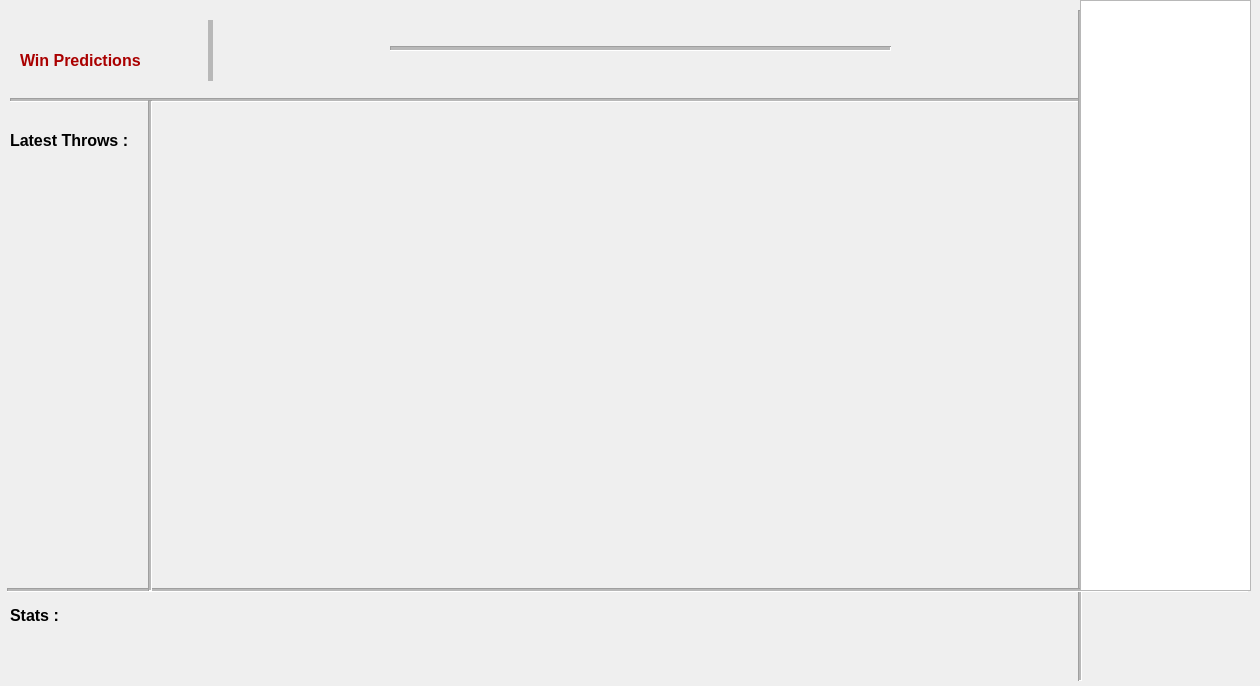
<?xml version="1.0" encoding="UTF-8"?>
<ui version="4.0">
 <class>AudienceView</class>
 <widget class="QDialog" name="AudienceView">
  <property name="geometry">
   <rect>
    <x>0</x>
    <y>0</y>
    <width>1260</width>
    <height>686</height>
   </rect>
  </property>
  <property name="windowTitle">
   <string>Dialog</string>
  </property>
  <widget class="Line" name="line">
   <property name="geometry">
    <rect>
     <x>10</x>
     <y>90</y>
     <width>1071</width>
     <height>20</height>
    </rect>
   </property>
   <property name="midLineWidth">
    <number>2</number>
   </property>
   <property name="orientation">
    <enum>Qt::Horizontal</enum>
   </property>
  </widget>
  <widget class="Line" name="line_2">
   <property name="geometry">
    <rect>
     <x>1070</x>
     <y>10</y>
     <width>20</width>
     <height>671</height>
    </rect>
   </property>
   <property name="midLineWidth">
    <number>2</number>
   </property>
   <property name="orientation">
    <enum>Qt::Vertical</enum>
   </property>
  </widget>
  <widget class="Line" name="line_3">
   <property name="geometry">
    <rect>
     <x>7</x>
     <y>580</y>
     <width>1241</width>
     <height>20</height>
    </rect>
   </property>
   <property name="midLineWidth">
    <number>2</number>
   </property>
   <property name="orientation">
    <enum>Qt::Horizontal</enum>
   </property>
  </widget>
  <widget class="QLabel" name="label">
   <property name="geometry">
    <rect>
     <x>20</x>
     <y>40</y>
     <width>261</width>
     <height>41</height>
    </rect>
   </property>
   <property name="text">
    <string>&lt;html&gt;&lt;head/&gt;&lt;body&gt;&lt;p&gt;&lt;span style=&quot; font-size:12pt; font-weight:600; color:#aa0000;&quot;&gt;Win Predictions&lt;/span&gt;&lt;/p&gt;&lt;/body&gt;&lt;/html&gt;</string>
   </property>
  </widget>
  <widget class="Line" name="line_4">
   <property name="geometry">
    <rect>
     <x>200</x>
     <y>20</y>
     <width>21</width>
     <height>61</height>
    </rect>
   </property>
   <property name="lineWidth">
    <number>0</number>
   </property>
   <property name="midLineWidth">
    <number>5</number>
   </property>
   <property name="orientation">
    <enum>Qt::Vertical</enum>
   </property>
  </widget>
  <widget class="Line" name="line_5">
   <property name="geometry">
    <rect>
     <x>390</x>
     <y>40</y>
     <width>501</width>
     <height>16</height>
    </rect>
   </property>
   <property name="midLineWidth">
    <number>3</number>
   </property>
   <property name="orientation">
    <enum>Qt::Horizontal</enum>
   </property>
  </widget>
  <widget class="QTableWidget" name="tableWidget">
   <property name="geometry">
    <rect>
     <x>1080</x>
     <y>0</y>
     <width>171</width>
     <height>591</height>
    </rect>
   </property>
  </widget>
  <widget class="QLabel" name="label_2">
   <property name="geometry">
    <rect>
     <x>10</x>
     <y>120</y>
     <width>131</width>
     <height>41</height>
    </rect>
   </property>
   <property name="text">
    <string>&lt;html&gt;&lt;head/&gt;&lt;body&gt;&lt;p&gt;&lt;span style=&quot; font-size:12pt; font-weight:600;&quot;&gt;Latest Throws :&lt;/span&gt;&lt;/p&gt;&lt;/body&gt;&lt;/html&gt;</string>
   </property>
  </widget>
  <widget class="Line" name="line_6">
   <property name="geometry">
    <rect>
     <x>140</x>
     <y>100</y>
     <width>20</width>
     <height>491</height>
    </rect>
   </property>
   <property name="midLineWidth">
    <number>2</number>
   </property>
   <property name="orientation">
    <enum>Qt::Vertical</enum>
   </property>
  </widget>
  <widget class="QLabel" name="label_3">
   <property name="geometry">
    <rect>
     <x>10</x>
     <y>600</y>
     <width>61</width>
     <height>31</height>
    </rect>
   </property>
   <property name="text">
    <string>&lt;html&gt;&lt;head/&gt;&lt;body&gt;&lt;p&gt;&lt;span style=&quot; font-size:12pt; font-weight:600;&quot;&gt;Stats :&lt;/span&gt;&lt;/p&gt;&lt;/body&gt;&lt;/html&gt;</string>
   </property>
  </widget>
 </widget>
 <resources/>
 <connections/>
</ui>
